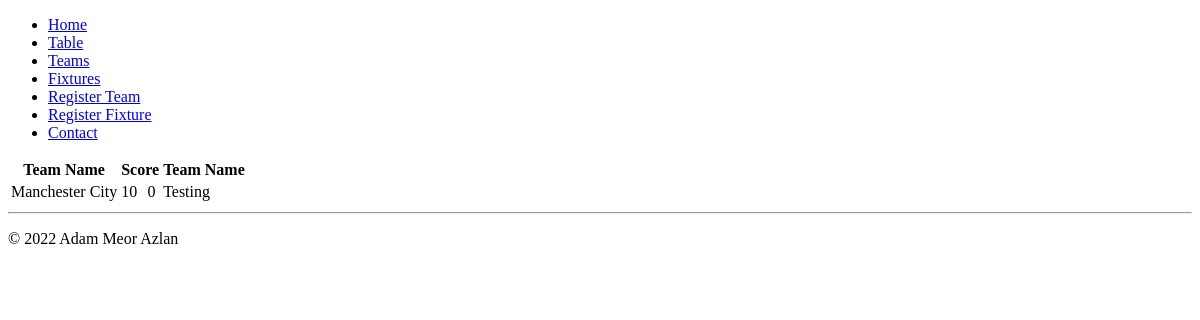
/teams/fixtures, run on an earlier commit of the app's database.
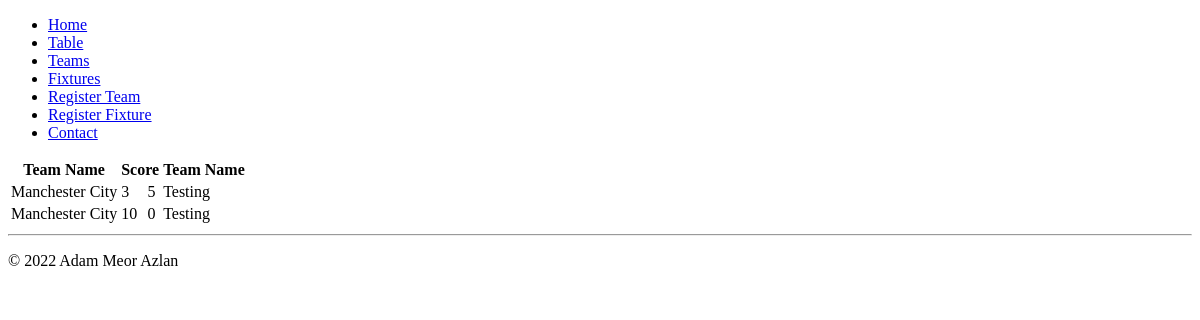
And on a later commit of the database.
### teams/models.py (models this page shows)
class team(models.Model):
    name = models.CharField(max_length=100, unique=True)
    player_count = models.IntegerField(validators = [MinValueValidator(11)])
    year_founded = models.IntegerField(validators = [MaxValueValidator(2022)])
    owner_email = models.EmailField(max_length=100)

class fixtures(models.Model):
    team1 = models.ForeignKey(team, on_delete=models.CASCADE, related_name='team1')
    team2 = models.ForeignKey(team, on_delete=models.CASCADE, related_name='team2')
    date = models.DateTimeField
    score1 = models.IntegerField(default=0)
    score2 = models.IntegerField(default=0)

### teams/views.py (the view)
# urls.py: path('fixtures', views.fixtures, name='fixtures'),
def fixtures(request):
    context = {}
    context['fixtures_list'] = fixturesmodel.objects.all().order_by('-id')
    context["team_list"] = team.objects.all()
    return render(request, 'teams/fixtures.html', context)

### teams/templates/teams/fixtures.html (shortened to what this page needs)
{% extends "base.html" %}
{% block content %}
<table>
    <tr>
        <th>Team Name</th>
        <th colspan=2>Score</th>
        <th>Team Name</th>
    </tr>
    {% for game in fixtures_list %}
        <tr>
            <td>
            {% for team in team_list %}
                {% if team.id == game.team1_id %}
                    {{ team.name }}
                {% endif %}
            {% endfor %}
            </td>
            <td>
                {{ game.score1}}
            </td>
            <td>
                {{game.score2}}
            </td>
            <td>
                {% for team in team_list %}
                    {% if team.id == game.team2_id %}
                        {{ team.name }}
                    {% endif %}
                {% endfor %}
            </td>
        </tr>
    {% endfor %}
   </table> <hr/>
{% endblock content %}

What changed in the data, as far as the page shows it:
added fixtures: score1 "3", score2 "5", team (name "Manchester City"), team (name "Testing")
